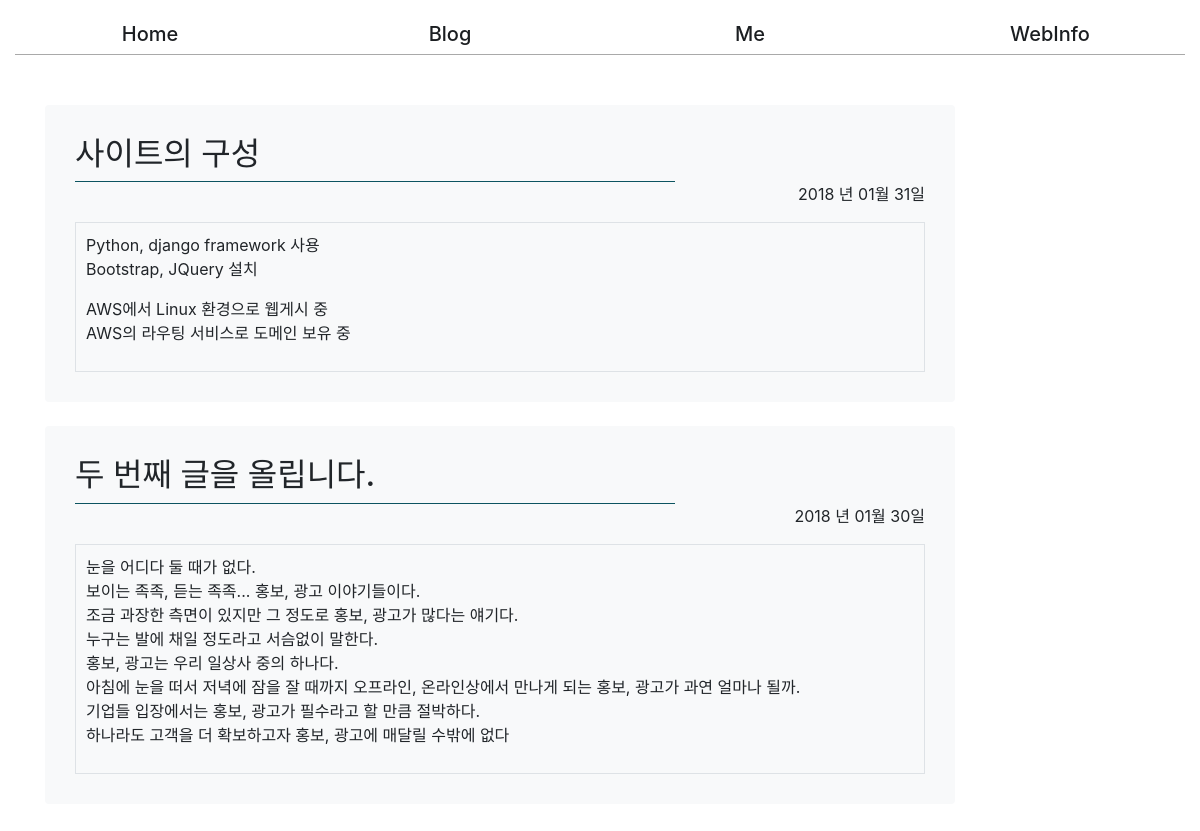
/blog/, run on an earlier commit of the app's database.
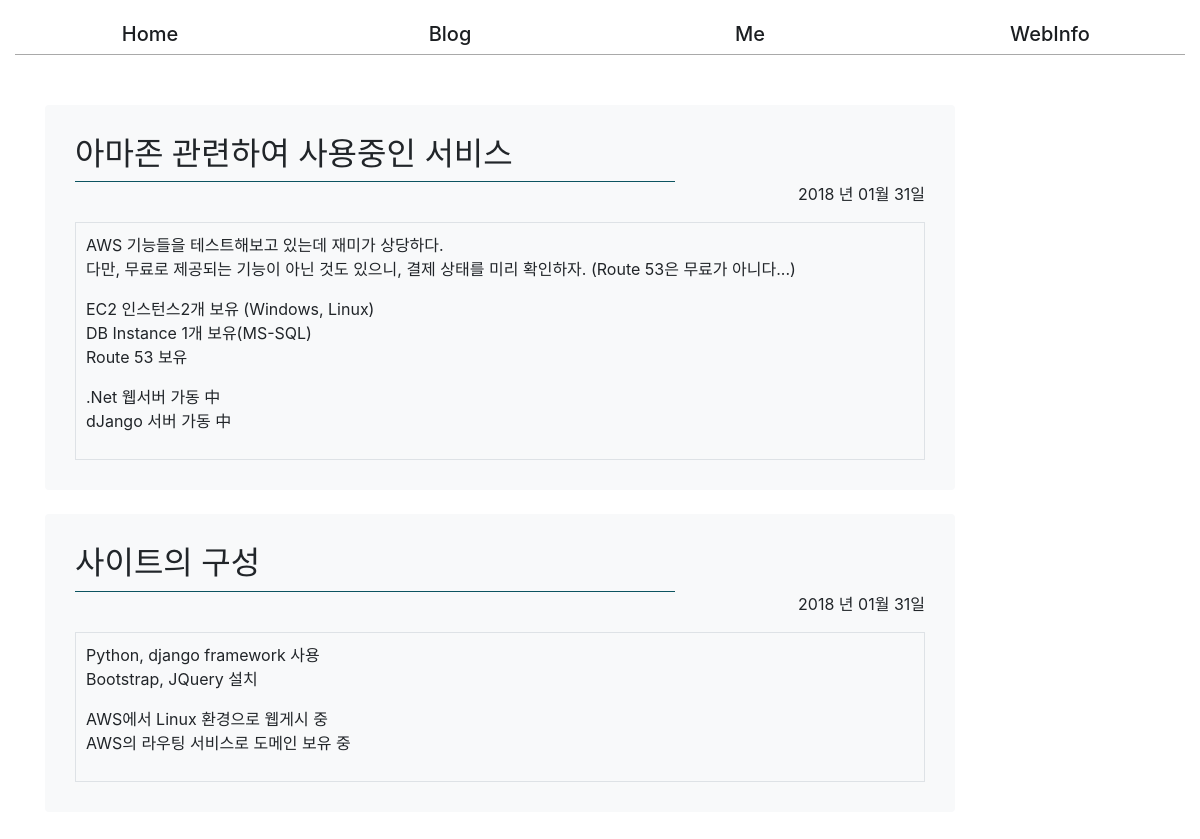
And on a later commit of the database.
### blog/models.py (models this page shows, shortened)
@python_2_unicode_compatible
class Post(models.Model):
    title = models.CharField('Title', max_length=50)
    slug = models.SlugField('SLUG', unique=True, allow_unicode=True, help_text='one word for title alias.')
    description = models.CharField('DESCRIPTION', max_length=100, blank = True, help_text='simple description text.')
    content = models.TextField('CONTENT')
    create_date = models.DateTimeField('Create Date', auto_now_add=True)
    modify_date = models.DateTimeField('Modify Date', auto_now=True)
    class Meta:
        verbose_name = 'post'
        verbose_name_plural = 'posts'
        db_table = 'my_post'
        ordering = ('modify_date', )
    def get_absolute_url(self):
        return reverse('blog:post_detail', args=(self.slug, ))

### blog/views.py (the view)
class IndexView(ListView):
    model = Post
    template_name = 'blog/post_index.html'
    context_object_name = 'posts'
    ordering = ['-create_date', ]
    paginate_by = 2

### templates/blog/post_index.html (shortened to what this page needs)
{% extends "base_introduce.html" %}
{% block content %}
<div class="col-1"> </div>
<div class="rounded col-10" >
    <div style="margin:0 30px 0 30px;">
        {% for post in object_list %}
        <div style="padding:30px; background-color:#f8f9fa;" class=" rounded ">
            <h2>{{ post.title }}</h2>
            <div style="height:1px; background-color: #0c5460; max-width:600px;">&nbsp;</div>
            <p class="date text-right">{{ post.modify_date|date:"Y 년 m월  d일  "}}</p>
            <div class="body border" style="padding:10px">
                {{ post.content|linebreaks}}
            </div>
        </div>
        <br />
        {% endfor %}
    </div>
</div>
{% endblock content %}

### templates/introduce/base_introduce.html
{% extends "introduce/base.html" %}
{% block sidebar %}
{{ block.super }}
{% endblock %}

### templates/introduce/base.html (shortened to what this page needs)
<!DOCTYPE html>
<html lang="ko">
<head>
    {% load static %}
    <link rel="stylesheet" href="{% static 'css/bootstrap.css' %}" />
</head>
<body style="max-width: 1200px; padding-bottom: 30px;">
    <div id="sidebar" class="Outer col-10" style="margin:0px;" >
        {% block sidebar %}
        <div class="row" style="height:20px;"></div>
        <div class="row">
            <div class="col-sm"><h5 class="UpperMenu"><a href="/">Home</a></h5></div>
            <div class="col-sm"><h5 class="UpperMenu"><a href="/blog">Blog</a></h5></div>
            <div class="col-sm"><h5 class="UpperMenu"><a href="/aboutme">Me</a></h5></div>
            <div class="col-sm"><h5 class="UpperMenu"><a href="/iswhat">WebInfo</a></h5></div>
        </div>
        <div class="MenuLine">
        </div>
        {% endblock %}
    </div>
    <div id="content" class="Content">
        {% block content %}{% endblock %}
    </div>
</body>
</html>

### templates/introduce/base.html (style rules this page uses)
body { float: none; margin: 0 auto; }
.UpperMenu { text-align: center; }
.UpperMenu a { color: #1b1e21; }
.UpperMenu a:-webkit-any-link { text-decoration: none; }
.MenuLine { background-color:darkgrey; height: 1px; }
.Outer { margin-left:0; margin-right:0; padding-left: 15px; padding-right: 15px; padding-bottom: 25px; max-width: 1200px; }

What changed in the data, as far as the page shows it:
no longer on this page (row unchanged): Post: title "두 번째 글을 올립니다.", modify_date "2018 년 01월 30일", content "눈을 어디다 둘 때가 없다. 보이는 족족, 듣는 족족... 홍보, 광고 이야기들이다. 조금 과장한 측면이 있지만 그 정도로 홍보, 광고가 많다는 얘기다. 누구는 발에 채일 정도라고 서슴없이 말한다. 홍보, 광고는 우리 일상사 중의 하나다. 아침에 눈을 떠서 저녁에 잠을 잘 때까지 오프라인, 온라인상에서 만나게 되는 홍보, 광고가 과연 얼마나 될까. 기업들 입장에서는 홍보, 광고가 필수라고 할 만큼 절박하다. 하나라도 고객을 더 확보하고자 홍보, 광고에 매달릴 수밖에 없다"
added Post: title "아마존 관련하여 사용중인 서비스", modify_date "2018 년 01월 31일", content "AWS 기능들을 테스트해보고 있는데 재미가 상당하다. 다만, 무료로 제공되는 기능이 아닌 것도 있으니, 결제 상태를 미리 확인하자. (Route 53은 무료가 아니다...) EC2 인스턴스2개 보유 (Windows, Linux) DB Instance 1개 보유(MS-SQL) Route 53 보유 .Net 웹서버 가동 中 dJango 서버 가동 中"
